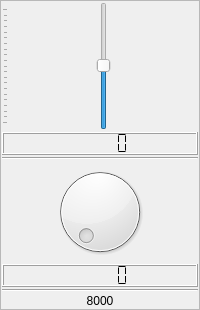
                     <widget class="QFrame" name="verticalFrame_29">
                      <property name="frameShape">
                       <enum>QFrame::StyledPanel</enum>
                      </property>
                      <layout class="QVBoxLayout" name="verticalLayout_31">
                       <property name="spacing">
                        <number>2</number>
                       </property>
                       <property name="leftMargin">
                        <number>1</number>
                       </property>
                       <property name="topMargin">
                        <number>1</number>
                       </property>
                       <property name="rightMargin">
                        <number>1</number>
                       </property>
                       <property name="bottomMargin">
                        <number>1</number>
                       </property>
                       <item>
                        <widget class="QSlider" name="eq_sld_27">
                         <property name="sizePolicy">
                          <sizepolicy hsizetype="Preferred" vsizetype="Expanding">
                           <horstretch>0</horstretch>
                           <verstretch>0</verstretch>
                          </sizepolicy>
                         </property>
                         <property name="minimumSize">
                          <size>
                           <width>0</width>
                           <height>128</height>
                          </size>
                         </property>
                         <property name="minimum">
                          <number>-300</number>
                         </property>
                         <property name="maximum">
                          <number>300</number>
                         </property>
                         <property name="singleStep">
                          <number>10</number>
                         </property>
                         <property name="value">
                          <number>1</number>
                         </property>
                         <property name="orientation">
                          <enum>Qt::Vertical</enum>
                         </property>
                         <property name="tickPosition">
                          <enum>QSlider::TicksAbove</enum>
                         </property>
                         <property name="tickInterval">
                          <number>30</number>
                         </property>
                        </widget>
                       </item>
                       <item>
                        <widget class="QLCDNumber" name="lcdNumber_98">
                         <property name="smallDecimalPoint">
                          <bool>true</bool>
                         </property>
                         <property name="segmentStyle">
                          <enum>QLCDNumber::Flat</enum>
                         </property>
                        </widget>
                       </item>
                       <item>
                        <widget class="Line" name="line_75">
                         <property name="orientation">
                          <enum>Qt::Horizontal</enum>
                         </property>
                        </widget>
                       </item>
                       <item>
                        <widget class="QDial" name="dial_27">
                         <property name="maximumSize">
                          <size>
                           <width>16777215</width>
                           <height>16777215</height>
                          </size>
                         </property>
                         <property name="minimum">
                          <number>1</number>
                         </property>
                         <property name="maximum">
                          <number>500</number>
                         </property>
                         <property name="singleStep">
                          <number>10</number>
                         </property>
                        </widget>
                       </item>
                       <item>
                        <widget class="QLCDNumber" name="lcdNumber_57">
                         <property name="smallDecimalPoint">
                          <bool>true</bool>
                         </property>
                         <property name="segmentStyle">
                          <enum>QLCDNumber::Flat</enum>
                         </property>
                        </widget>
                       </item>
                       <item>
                        <widget class="Line" name="line_37">
                         <property name="orientation">
                          <enum>Qt::Horizontal</enum>
                         </property>
                        </widget>
                       </item>
                       <item>
                        <widget class="QLabel" name="label_56">
                         <property name="text">
                          <string>8000</string>
                         </property>
                         <property name="scaledContents">
                          <bool>true</bool>
                         </property>
                         <property name="alignment">
                          <set>Qt::AlignCenter</set>
                         </property>
                        </widget>
                       </item>
                      </layout>
                     </widget>
